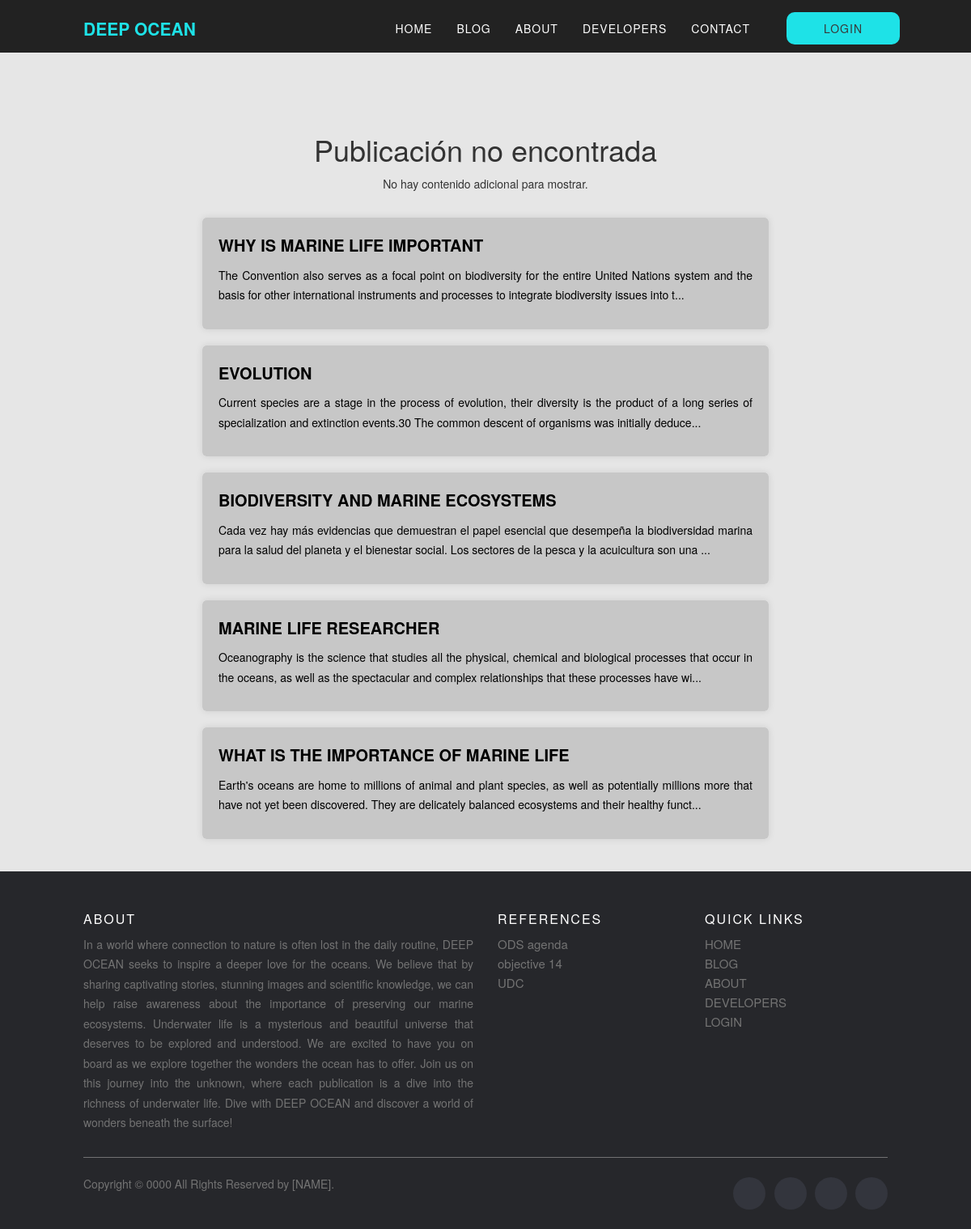
Page /post.php on the earlier database version.
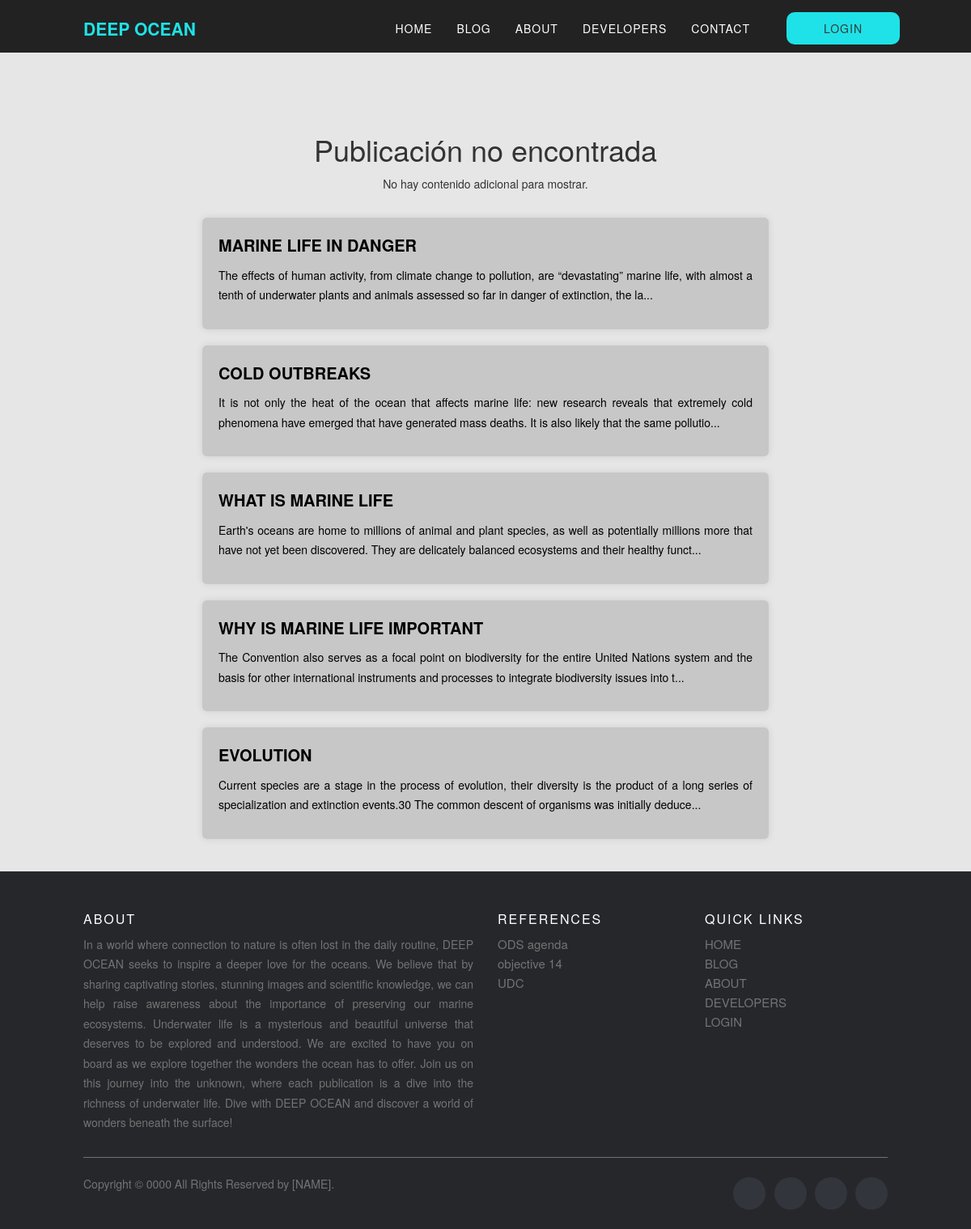
Same page on the later database version.
### tables this page shows
CREATE TABLE `texts` (
  `eCodeTexts` int(11) NOT NULL,
  `tContenidoTexts` varchar(1000) NOT NULL,
  `ePosicionTexts` int(11) NOT NULL,
  `epublicacionTexts` int(11) NOT NULL
);

CREATE TABLE `publicaciones` (
  `eCodePublicaciones` int(11) NOT NULL,
  `eUserPublicaciones` int(11) NOT NULL,
  `tTitlePublicaciones` varchar(100) NOT NULL,
  `fCreationPublicaciones` datetime NOT NULL,
  `fUpdatePublicaciones` datetime DEFAULT NULL,
  `eUpdatePublicaciones` int(11) DEFAULT NULL,
  `eCategoriaPublicaciones` int(11) NOT NULL,
  `bStatusPublicaciones` tinyint(1) NOT NULL
);

### db/conexion.php (called while the page is built)
<?php
	class Conexion
	{
        private $host;
        private $db;
        private $user;
        private $password;
        private $charset;
        public function __construct(){
            $this->host     = "localhost";
            $this->db       = "pag_pi";
            $this->user     = "root";
            $this->password = "";
            $this->charset  = "utf8mb4";
        }
        function connect(){
            try{
                $connection = "mysql:host=" . $this->host . ";dbname=". $this->db . ";charset=" . $this->charset;
                $options = [
                    PDO::ATTR_ERRMODE           => PDO::ERRMODE_EXCEPTION,
                    PDO::ATTR_EMULATE_PREPARES  => false,
                ];
                $pdo = new PDO($connection, $this->user, $this->password, $options);
                return $pdo;
            }catch(PDOException $e){
                print_r("Error connection: " . $e-> getMessage());
            }
        }
	}
?>

### db/peticiones/publicacion.php (called while the page is built, shortened)
<?php
include ("./db/conexion.php");
class Contacto extends Conexion {
    public function obtenerUltimasPublicaciones(){
        $query = $this->connect()->query("SELECT p.eCodePublicaciones, p.tTitlePublicaciones, t.tContenidoTexts
        FROM publicaciones p
        INNER JOIN texts t ON t.ePublicacionTexts = p.eCodePublicaciones
        INNER JOIN categorias c ON p.eCategoriaPublicaciones = c.eCodeCategorias
        WHERE t.ePosicionTexts = 1
        AND p.bStatusPublicaciones = 1
        AND c.bStatusCategorias = 1
        ORDER BY p.eCodePublicaciones DESC
        LIMIT 5 OFFSET 1;
        ");
        $query->execute();
        if ($query->rowCount()) {
            $count = 1;
            foreach ($query as $contenido) {
                $datos['publicacion' . $count] = [
                    'eCodePublicaciones' => $contenido['eCodePublicaciones'],
                    'tTitlePublicaciones' => $contenido['tTitlePublicaciones'],
                    'tContenidoTexts' => $contenido['tContenidoTexts']
                ];
                $count++;
            }
            return $datos;
        } else {
            return false;
        }
    }
    public function obtenerTituloPublicacion($idPost) {
        $query = $this->connect()->query("SELECT p.tTitlePublicaciones, fCreationPublicaciones, fUpdatePublicaciones, u.tNameUsuarios, u.tLastNameUsuarios
        FROM publicaciones p
        INNER JOIN usuarios u ON p.eUserPublicaciones = u.eCodeUsuarios
        WHERE eCodePublicaciones = $idPost");
        $query->execute();
        if ($query->rowCount()) {
            foreach ($query as $titulo) {
                if ($titulo['fUpdatePublicaciones'] != null) {
                    $fecha = $titulo['fUpdatePublicaciones'];
                } else {
                    $fecha = $titulo['fCreationPublicaciones'];
                }
                $datos = [
                    'titulo' => $titulo['tTitlePublicaciones'],
                    'autor' => $titulo['tNameUsuarios'] . ' ' . $titulo['tLastNameUsuarios'],
                    'fecha' => $fecha
                ];
                return $datos;
            }
        } else {
            return null;
        }
    }
}
?>

### views/publicacion.php (the view, shortened to what the changed rows need)
<div class="container-sections">
    <main style="width: 1000px;">
        <section class="md:mx-12">
            <?php
                if (isset($_GET["post"])) {
                    $idPost = $_GET["post"];
                } else {
                    $idPost = -1;
                }
            ?>
            <div style="text-align: center;">
                <?php
                    if (basename($_SERVER['PHP_SELF']) == 'index.php') {
                        $titulo = $contacto->obtenerTituloUltimaPublicacion();
                    }else{
                        $titulo = $contacto->obtenerTituloPublicacion($idPost);
                    }
                    if ($titulo !== null) {
                        echo "<h1 class='title-public'>" . strtoupper(htmlspecialchars($titulo['titulo'])) . "</h1>";
                        echo "
                        <div class='heading'>
                            <p class=''>" . htmlspecialchars($titulo['autor']) . " - " . htmlspecialchars($titulo['fecha']) . "</p>
                        </div>";
                    } else {
                        echo "<h1>Publicación no encontrada</h1>";
                    }
                ?>
            </div>
        </section>
    </main>
    <aside>
        <?php
            $publicaciones = $contacto->obtenerUltimasPublicaciones();
            if ($publicaciones != false){
                foreach ($publicaciones as $publicacion) {
                    ?>
                        <a href="<?php echo "post?post=" . $publicacion['eCodePublicaciones'] ?>" class="card">
                            <div class="card-content">
                                <span class="card-title"> <?php echo strtoupper(implode(' ', array_slice(str_word_count($publicacion['tTitlePublicaciones'], 1), 0, 10))); ?> </span>
                                <p class="card-text">
                                    <?php echo substr($publicacion['tContenidoTexts'], 0, 200) . '...'; ?>
                                </p>
                            </div>
                        </a>
                    <?php
                }
            }
        ?>
    </aside>
</div>

Differences in the rows shown:
removed texts: epublicacionTexts.tTitlePublicaciones "BIODIVERSITY AND MARINE ECOSYSTEMS", tContenidoTexts "Cada vez hay más evidencias que demuestran el papel esencial que desempeña la biodiversidad marina para la salud del planeta y el bienestar social. Los sectores de la pesca y la acuicultura son una"
no longer on this page (row unchanged): texts: epublicacionTexts.tTitlePublicaciones "MARINE LIFE RESEARCHER", tContenidoTexts "Oceanography is the science that studies all the physical, chemical and biological processes that occur in the oceans, as well as the spectacular and complex relationships that these processes have wi"
removed texts: epublicacionTexts.tTitlePublicaciones "WHAT IS THE IMPORTANCE OF MARINE LIFE", tContenidoTexts "Earth's oceans are home to millions of animal and plant species, as well as potentially millions more that have not yet been discovered. They are delicately balanced ecosystems and their healthy funct"
added texts: epublicacionTexts.tTitlePublicaciones "MARINE LIFE IN DANGER", tContenidoTexts "The effects of human activity, from climate change to pollution, are “devastating” marine life, with almost a tenth of underwater plants and animals assessed so far in danger of extinction, the la"
added texts: epublicacionTexts.tTitlePublicaciones "COLD OUTBREAKS", tContenidoTexts "It is not only the heat of the ocean that affects marine life: new research reveals that extremely cold phenomena have emerged that have generated mass deaths. It is also likely that the same pollutio"
now on this page (row unchanged): texts: epublicacionTexts.tTitlePublicaciones "WHAT IS MARINE LIFE", tContenidoTexts "Earth's oceans are home to millions of animal and plant species, as well as potentially millions more that have not yet been discovered. They are delicately balanced ecosystems and their healthy funct"
